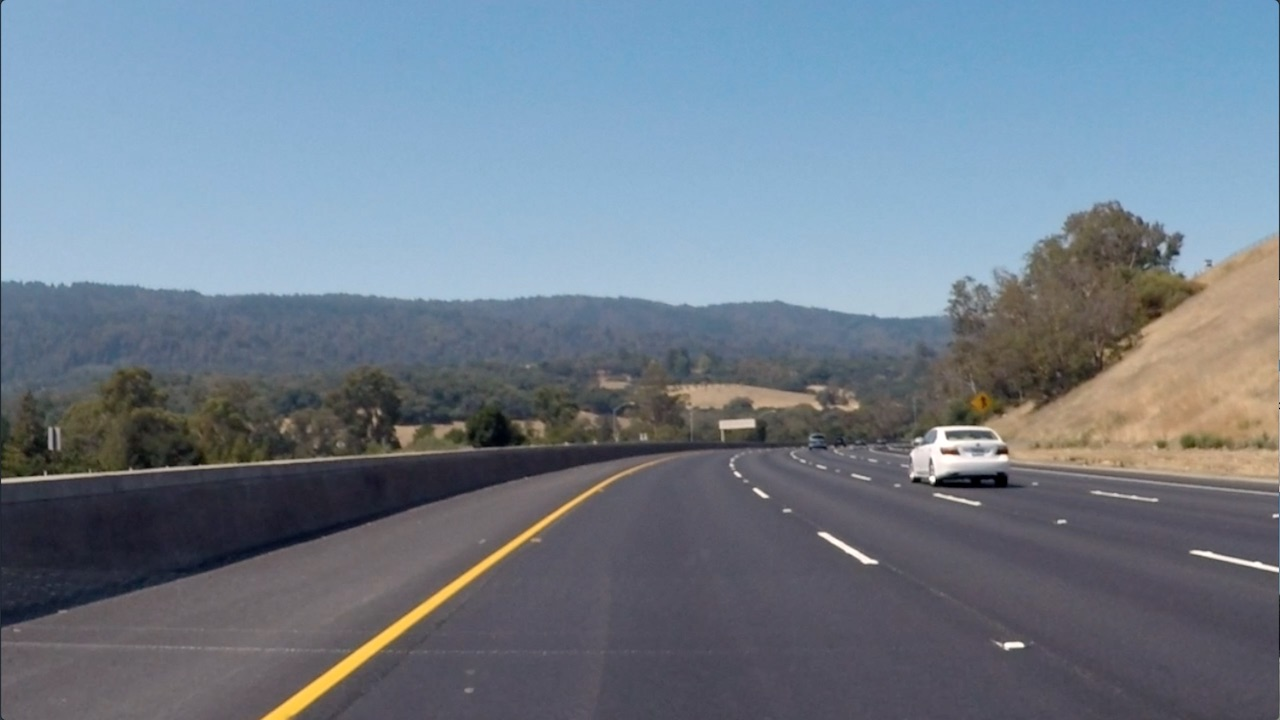
#> input picture images/curved_lane.jpg, 1280 x 720 px
$ jupyter execute Exercise_Custom_Filters__Starter.ipynb   (shell and % lines are left out)   (older library calls are emulated)
#> lines starting #> are read from the running program, lines starting #| are printed output that depends on the picture
# Creating a Custom Filter

---

Prof. Dr.-Ing. Antje Muntzinger, Hochschule für Technik Stuttgart

antje.muntzinger@hft-stuttgart.de

---

This notebook is based on Udacity's *Deep Learning Nanodegree*.

### Import resources and display image

[cell 1]
import matplotlib.pyplot as plt
import matplotlib.image as mpimg

import cv2
import numpy as np


# Read in the image
image = mpimg.imread('../images/curved_lane.jpg')
#> image is the input picture: shape (720, 1280, 3); mean R, G, B 112.1, 125, 138.7

plt.imshow(image)

### Convert the image to grayscale

[cell 2]
# Convert to grayscale for filtering
gray = cv2.cvtColor(image, cv2.COLOR_RGB2GRAY)

plt.imshow(gray, cmap='gray')

### Create a custom kernel

Below, you've been given one common type of edge detection filter: a Sobel operator.

The Sobel filter is very commonly used in edge detection and in finding patterns in intensity in an image. Applying a Sobel filter to an image is a way of **taking (an approximation) of the derivative of the image** in the x or y direction, separately. The operators look as follows.

**TODO:** It's up to you to create a Sobel x operator and apply it to the given image. Plot the result. Can you see from the resulting image which is the x-derivative and which the y-derivative?

[cell 3]
# Create a custom kernel

# 3x3 array for edge detection
sobel_y = np.array([[ -1, -2, -1],
                   [ 0, 0, 0],
                   [ 1, 2, 1]])

# Filter the image using filter2D, which has inputs: (grayscale image, bit-depth, kernel)
filtered_y_image = cv2.filter2D(gray, cv2.CV_64F, sobel_y)
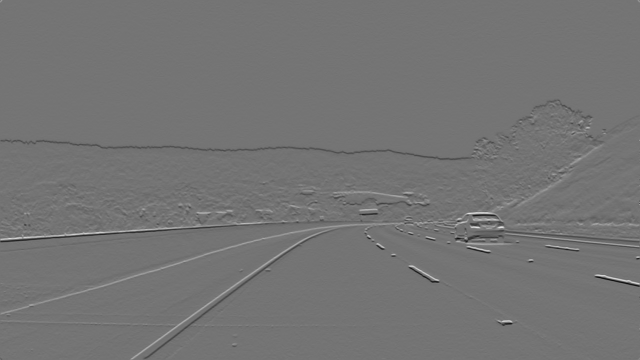
#> filtered_y_image: shape (720, 1280) float64 (shown at 1/2 size); min -538, max 641, mean -0.7; drawn with min black and max white

plt.imshow(filtered_y_image, cmap='gray')
plt.show()

## TODO: Create and apply a Sobel x operator

sobel_x = sobel_y.T # transponierter sobel_y
filtered_x_image = cv2.filter2D(gray, cv2.CV_64F, sobel_x)
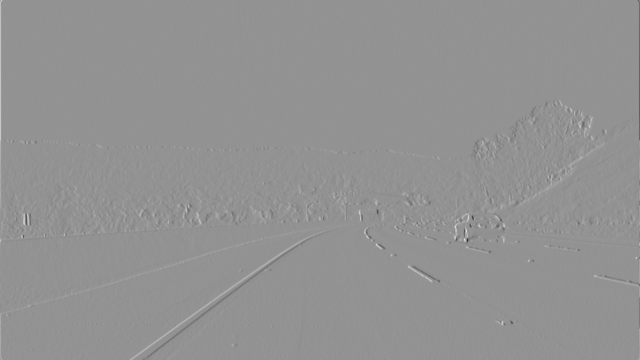
#> filtered_x_image: shape (720, 1280) float64 (shown at 1/2 size); min -768, max 567, mean 0.3; drawn with min black and max white

plt.imshow(filtered_x_image, cmap='gray')
plt.show()

[cell 4]
# calculate magnitude

# Betrag des Gradientenvektors (Pythagoras)
magnitude = np.sqrt(filtered_x_image**2 + filtered_y_image**2)
magnitude_norm = cv2.normalize(magnitude, None, 0, 255, cv2.NORM_MINMAX)

plt.imshow(magnitude_norm, cmap='gray')
plt.title("Gradient Magnitude (Sobel)")
plt.show()

**TODO:** For a challenge, see if you can put the image through a series of filters: first one that blurs the image (takes an average of pixels), and then one that detects the edges.

[cell 5]
# YOUR CODE HERE
k = 21 # kernel size
blur_kernel = np.ones((k,k)) / np.ones((k, k)).size
blurred_image = cv2.filter2D(gray, -1, blur_kernel)
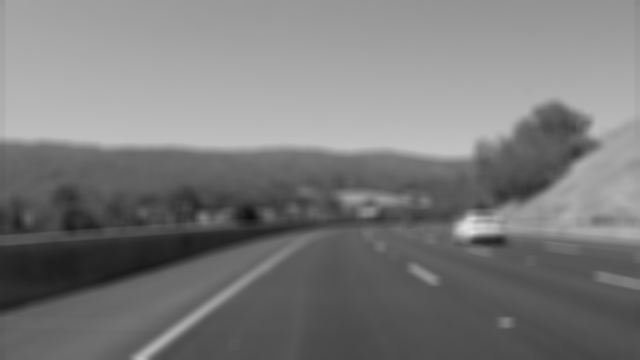
#> blurred_image: shape (720, 1280) (shown at 1/2 size); min 13, max 227, mean 122.7
sobel_x_image = cv2.filter2D(blurred_image, -1, sobel_x)
sobel_y_image = cv2.filter2D(sobel_x_image, -1, sobel_y)
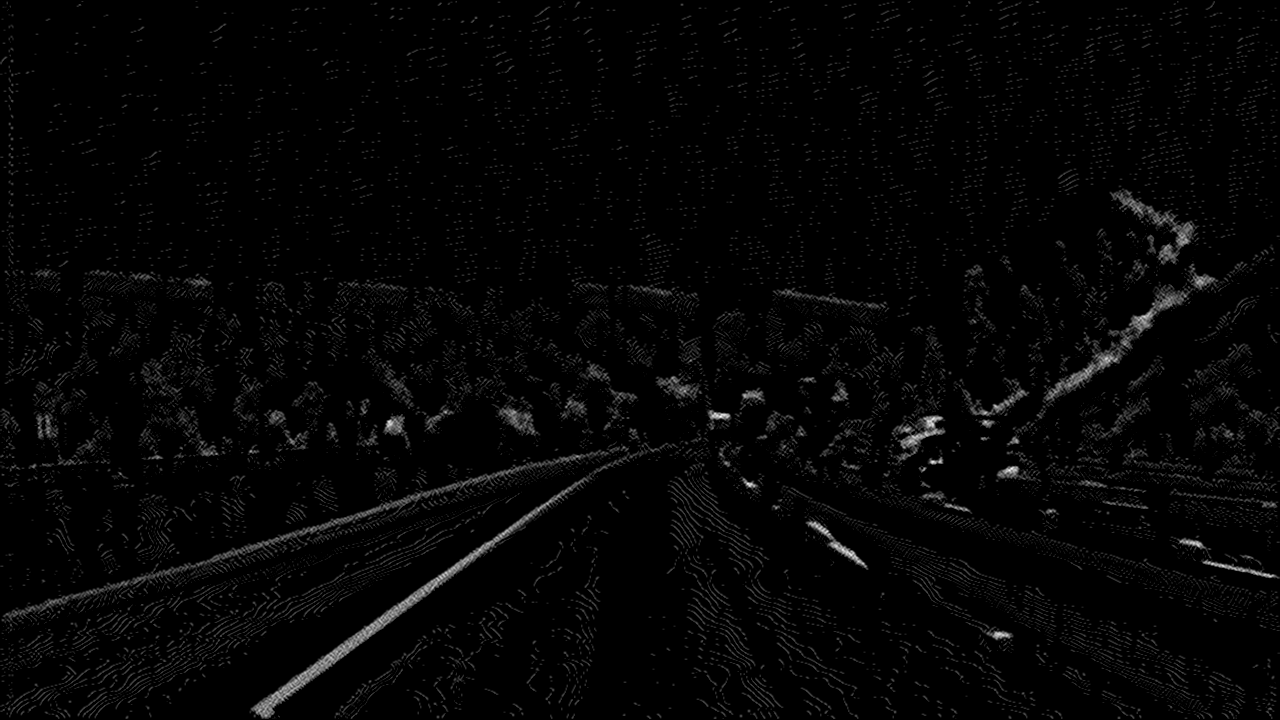
#> sobel_y_image: shape (720, 1280); min 0, max 33, mean 0.7; drawn with min black and max white
plt.imshow(sobel_y_image, cmap='gray')
plt.show()

$ run again, with images/exit-ramp.jpg copied over images/curved_lane.jpg
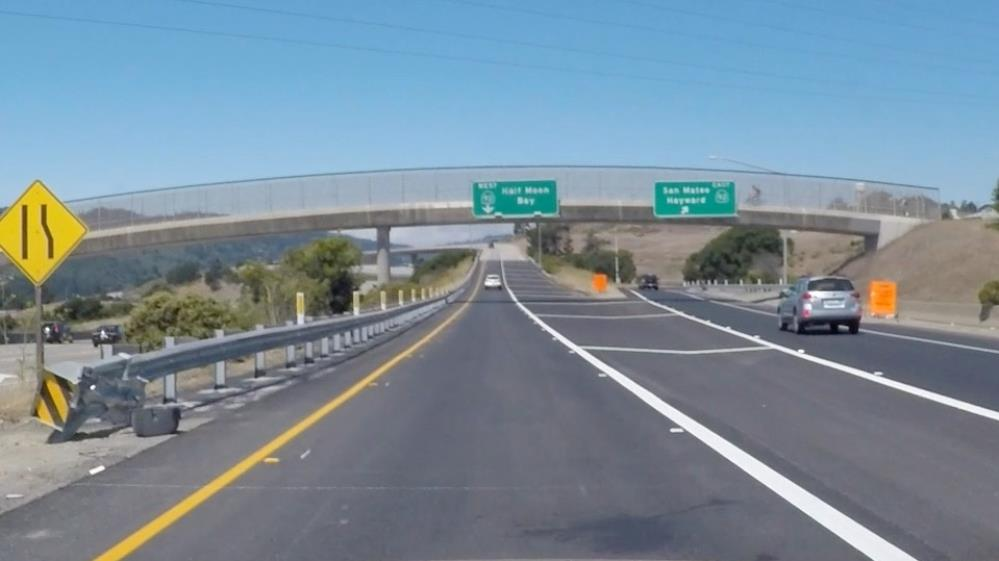
#> input picture images/exit-ramp.jpg, 999 x 561 px
#> image is the input picture: shape (561, 999, 3); mean R, G, B 121.8, 140.1, 153.3
#> `blurred_image = cv2.filter2D(gray, -1, blur_kernel)`:
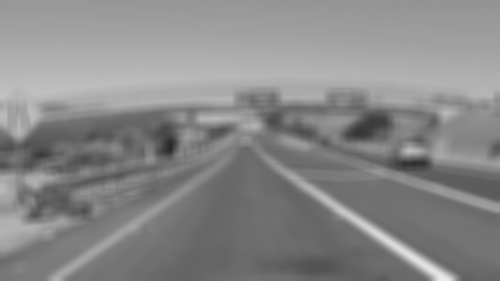
#> blurred_image: shape (561, 999) (shown at 1/2 size); min 40, max 234, mean 136.1
#> `sobel_x_image = cv2.filter2D(blurred_image, -1, sobel_x)`:
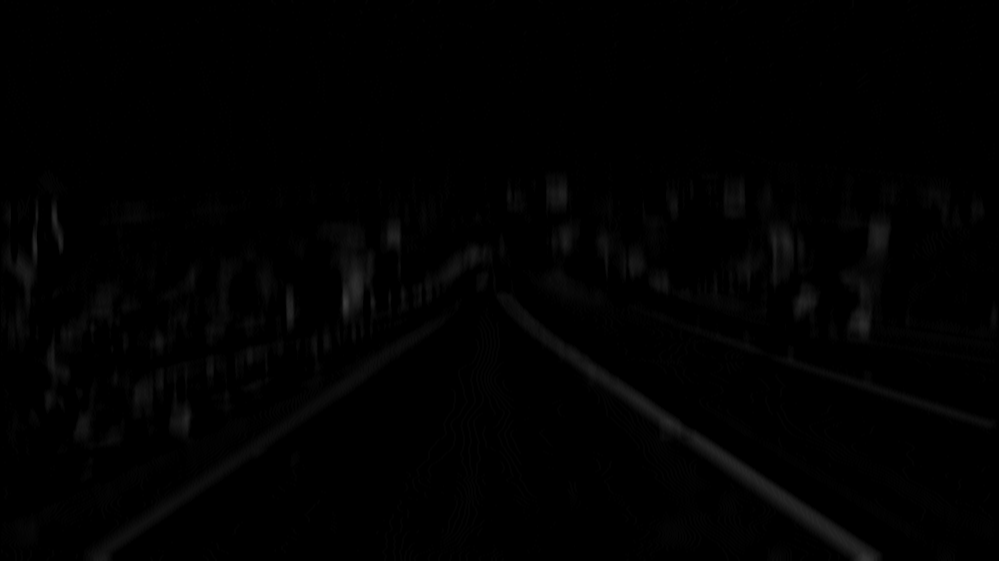
#> sobel_x_image: shape (561, 999); min 0, max 59, mean 1.5

$ run again, with images/palmtrees.jpg copied over images/curved_lane.jpg
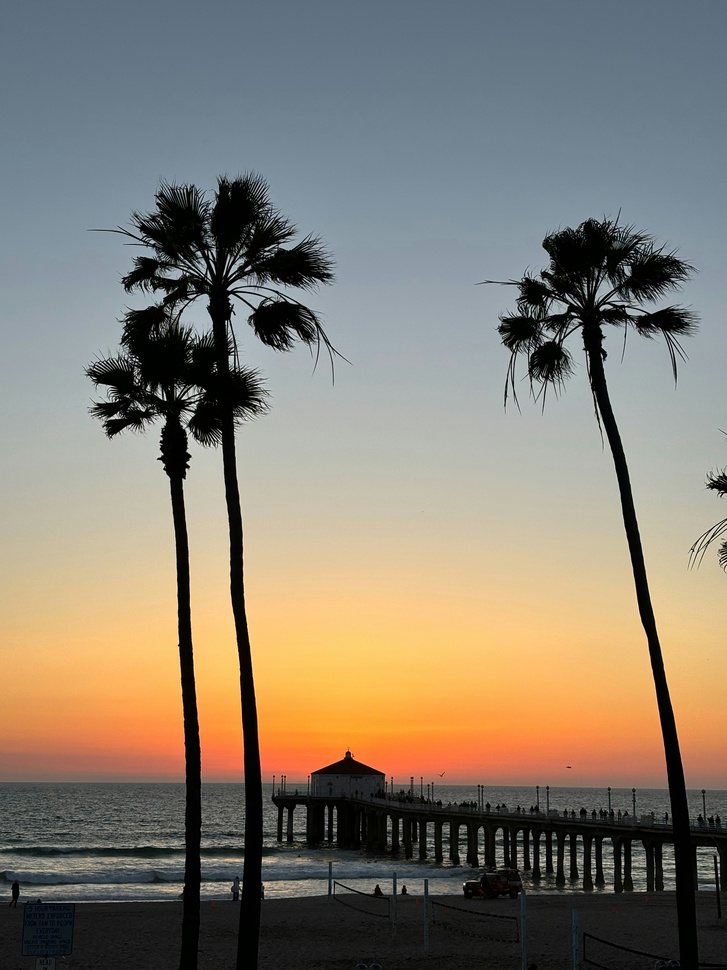
#> input picture images/palmtrees.jpg, 727 x 970 px, shrunk from 3024 x 4032 before the run
#> image is the input picture: shape (970, 727, 3); mean R, G, B 133.7, 125.5, 112.5
#> `filtered_x_image = cv2.filter2D(gray, cv2.CV_64F, sobel_x)`:
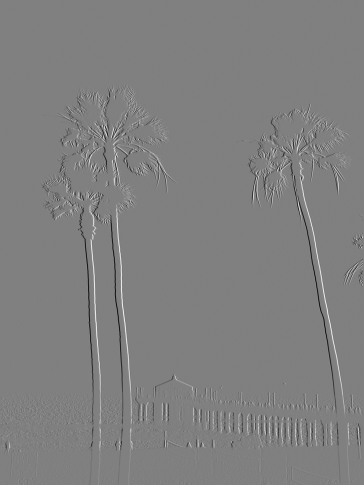
#> filtered_x_image: shape (970, 727) float64 (shown at 1/2 size); min -927, max 918, mean -0.1; drawn with min black and max white
#> `sobel_y_image = cv2.filter2D(sobel_x_image, -1, sobel_y)`:
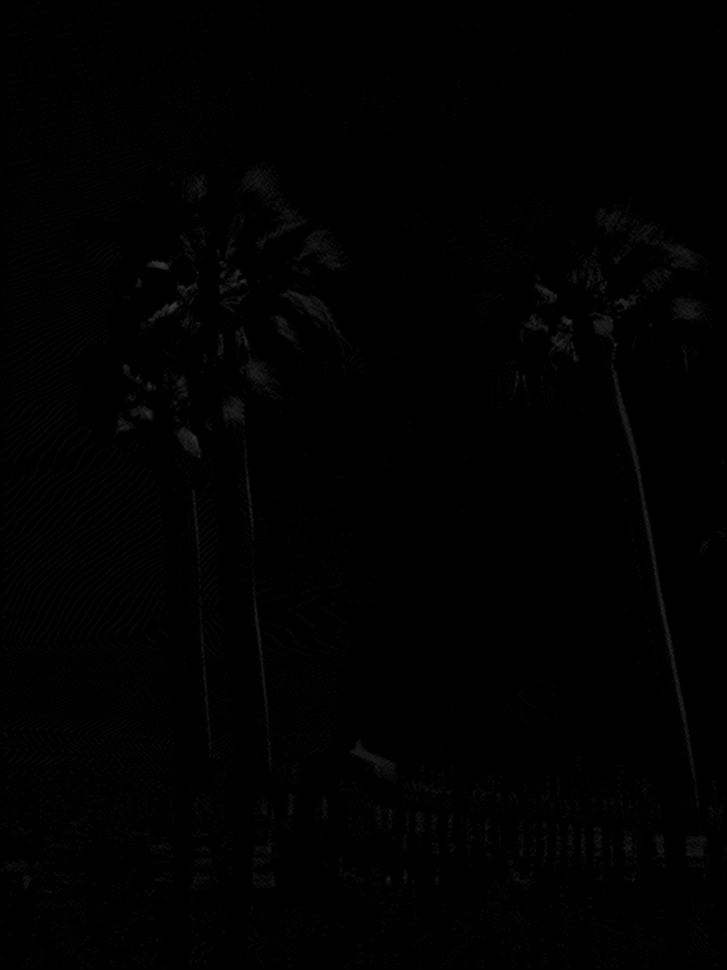
#> sobel_y_image: shape (970, 727); min 0, max 55, mean 0.9
